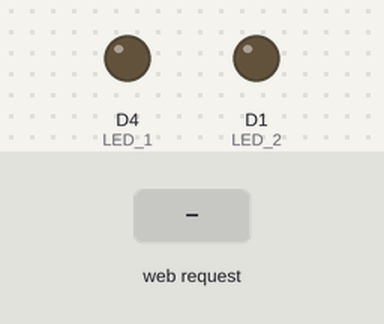
The program below on a simulated ESP8266 (Wemos D1 mini). Shown: output pins drawn as LEDs (lit = HIGH). The test bench sets the inputs (shaded band). WiFi joins after 1.5 s; servers stay silent unless stated; what the program prints to the serial monitor is not drawn.

Above: at 2.7 s.
2.8 s: HTTP request GET /led1 received
At 3.7 s:
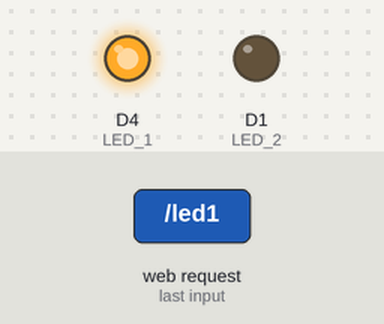
4.3 s: HTTP request GET /led2 received
At 4.8 s:
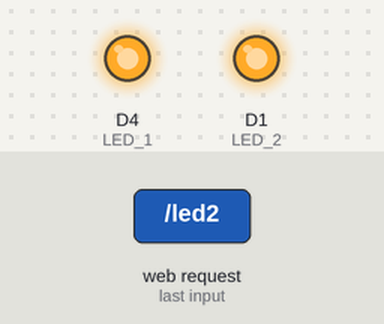
5.8 s: HTTP request GET /led1 received
At 7.2 s:
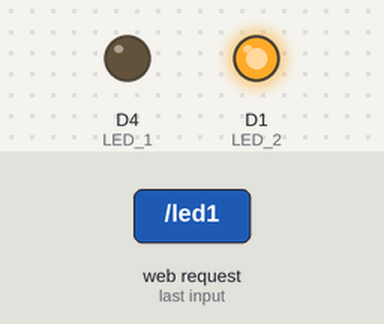
Timing chart, 0 to 8.8 s (numbered marks = the images above; inputs shaded):
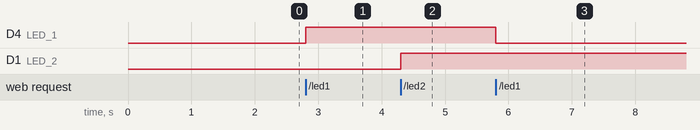

Measured:
- after the input at 2.8 s, D4 (LED_1): LOW → HIGH at once
- after the input at 4.3 s, D1 (LED_2): LOW → HIGH at once
- after the input at 5.8 s, D4 (LED_1): HIGH → LOW at once

The program:

main.cpp
```cpp
#include <Arduino.h>
#include <ESP8266WiFi.h>
#include <ESP8266WebServer.h>
//#include <ESPAsyncTCP.h>
//#include <ESPAsyncWebServer.h>
//#include <ESPDash.h>
#include <OneWire.h>
#include <DallasTemperature.h>

// Data wire is connected to GPIO 2
#define ONE_WIRE_BUS D3

bool led1IsOn = false;
bool led2IsOn = false;

const int LED_1 = LED_BUILTIN; //D0
const int LED_2 = D1; //D1


// Setup a oneWire instance to communicate with any OneWire devices
OneWire oneWire(ONE_WIRE_BUS);

// Pass our oneWire reference to Dallas Temperature sensor
DallasTemperature sensors(&oneWire);

/* Your WiFi Credentials */
const char* ssid = "iphoneA"; // SSID
const char* password = "qaz15243wsx"; // Password
float temperatureC = 0.0f;
/* Start Webserver */
ESP8266WebServer server(80);
/* Attach ESP-DASH to AsyncWebServer */
// ESPDash dashboard(&server);

// Card tempC(&dashboard, TEMPERATURE_CARD, "Temperature in C", "°C");
// Card tempF(&dashboard, TEMPERATURE_CARD, "Temperature in F", "°F");

  void setLedState(int led, bool state){
    if(!state){
      digitalWrite(led, HIGH);
    } else {
      digitalWrite(led, LOW);}
  }

  void controller(){
    server.on ("/temperature", [](){
      sensors.requestTemperatures();
      temperatureC = sensors.getTempCByIndex(0);
      Serial.println("Showing temperature");
      Serial.println(temperatureC);
      server.send(200, "text/html", String(temperatureC));
    });
    server.on ("/led1", [](){
      setLedState(LED_1, led1IsOn);
      led1IsOn = !led1IsOn;
    });
    server.on ("/led2", [](){
      setLedState(LED_2, led2IsOn);
      led2IsOn = !led2IsOn;
    });
  }

void setup() {
  Serial.begin(9600);

  pinMode(LED_1, OUTPUT);
  pinMode(LED_2, OUTPUT);

  sensors.begin();

  /* Connect WiFi */
  WiFi.mode(WIFI_STA);
  WiFi.begin(ssid, password);
  if (WiFi.waitForConnectResult() != WL_CONNECTED)
  {
      Serial.printf("WiFi Connection Failed!\n");
      return;
  }
  Serial.println("IP Address: ");
  Serial.println(WiFi.localIP());
  server.begin();
  Serial.println("Server started");

  controller();
}

void loop()
{

  server.handleClient();

  // float temperatureC = sensors.getTempCByIndex(0);
  //   Serial.print("Temp. in Celsius: ");
  //   Serial.println(temperatureC);

  // float temperatureF = sensors.getTempFByIndex(0);
  //   Serial.print("Temp. in Fahrenheit: ");
  //   Serial.println(temperatureF);

  // /* Update Card Values */
  // tempC.update(temperatureC,"°C");
  // tempF.update(temperatureF,"°F");
  // /* Send Updates to our Dashboard (realtime) */
  // dashboard.sendUpdates();
  // delay(3000);
}
```
